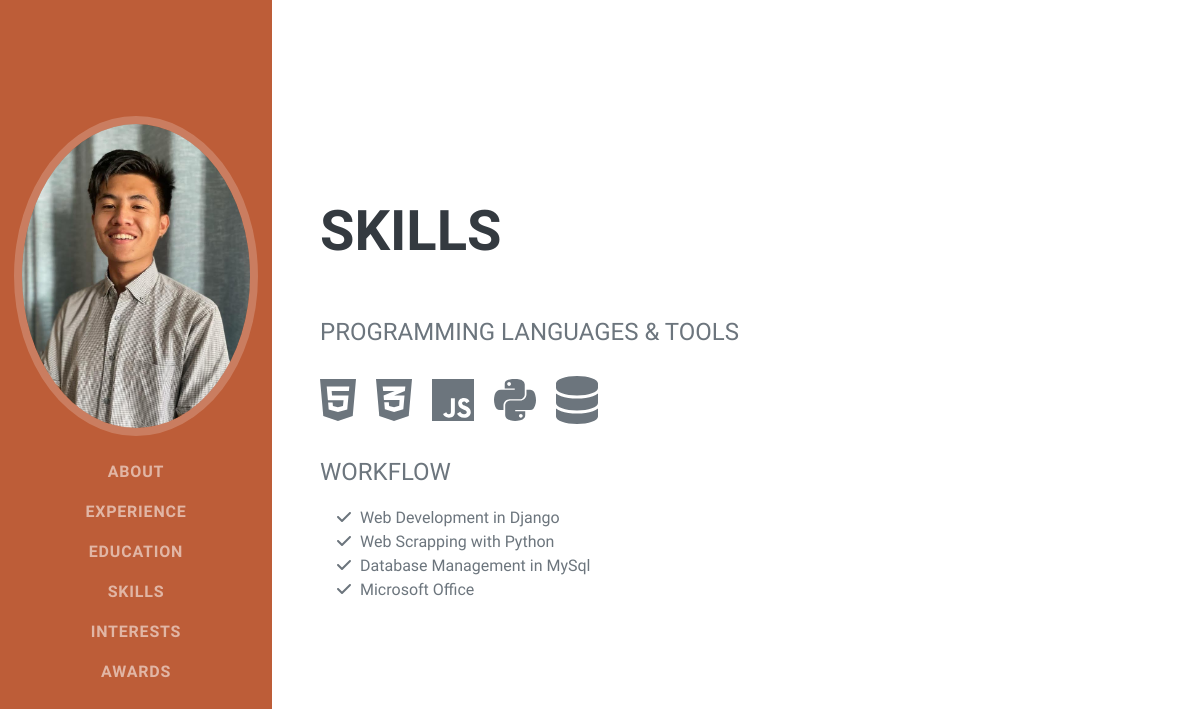
Screenshot of /skills/ with the database file from the repository.
### home/models.py (models this page shows, shortened)
class Skills(models.Model):
    name = models.CharField(max_length=50)

### home/views.py (the view)
# urls.py: path("skills/", skills, name="skills"),
def skills(request):
    context = {
        "skills" : Skills.objects.all(),
    }
    return render(request, "skills.html", context)

### template/skills.html (shortened to what this page needs)
{% extends 'base.html' %}
{% block myblock %}
            <section class="resume-section" id="skills">
                <div class="resume-section-content">
                    <h2 class="mb-5">Skills</h2>
                    <div class="subheading mb-3">Programming Languages & Tools</div>
                    <ul class="list-inline dev-icons">
                        <li class="list-inline-item"><i class="fa-brands fa-html5"></i></li>
                        <li class="list-inline-item"><i class="fa-brands fa-css3-alt"></i></li>
                        <li class="list-inline-item"><i class="fa-brands fa-js"></i></li>
                        <li class="list-inline-item"><i class="fa-brands fa-python"></i></li>
                        <li class="list-inline-item"><i class="fa-solid fa-database"></i></li>
                    </ul>
                    <div class="subheading mb-3">Workflow</div>
                    {% for skill in skills %}
                    <ul class="fa-ul mb-0">
                        <li>
                            <span class="fa-li"><i class="fas fa-check"></i></span>
                            {{ skill.name }}
                        </li>
                    </ul>
                    {% endfor %}
                </div>
            </section>
{% endblock %}

### rows the page displays
Skills: name "Web Development in Django"
Skills: name "Web Scrapping with Python"
Skills: name "Database Management in MySql"
Skills: name "Microsoft Office"
